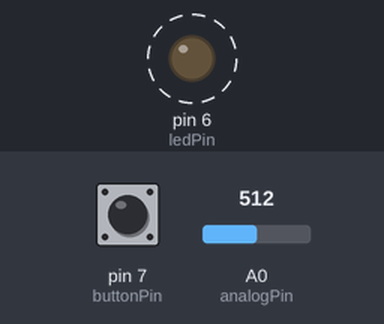
A sketch run on a simulated Arduino Uno, built with avr-gcc and run on an emulated ATmega328P. Shown: output pins drawn as LEDs (lit = HIGH). Dashed ring = blinking. Inputs (shaded band) come from the test bench; at power-on: A0 (analogPin) = 512, pin 7 (buttonPin) LOW.

Above: at 1.25 s.
1.3 s: A0 (analogPin) set to 109
4.3 s: A0 (analogPin) set to 89
At 4.3 s:
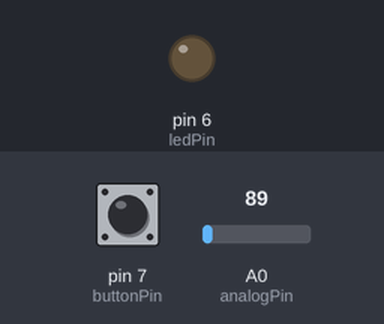
Timing chart, 0 to 7.3 s (numbered marks = the images above; inputs shaded):
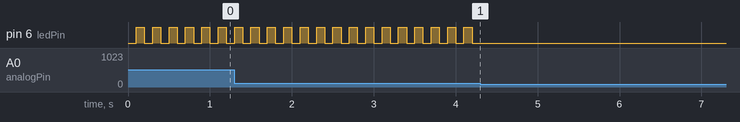

Measured:
- the behaviour switches between 100 and 99 on A0 (analogPin) (found by bisection; images 0 and 1)
- after the input at 4.3 s, pin 6 (ledPin): stops changing and stays LOW
- by itself, pin 6 (ledPin): alternates HIGH for 0.10 s and LOW for 0.10 s

The sketch:

LED2-4.ino
```cpp
const int buttonPin = 7;     // 버튼이 연결된 핀 번호
const int ledPin = 6;       // LED가 연결된 핀 번호
const int analogPin = A0;    // 가변저항이 연결된 핀 번호
int buttonState = 0;         // 버튼 상태를 저장할 변수
int analogValue = 0;         // 가변저항 값 저장할 변수
bool ledOn = false;          // LED 상태를 저장할 변수
unsigned long previousMillis = 0;  // 이전에 LED가 켜졌던 시간을 저장할 변수
const long interval = 100;   // LED가 깜빡이는 간격 (밀리초)

void setup() {
  pinMode(buttonPin, INPUT);   // 버튼 핀을 입력으로 설정
  pinMode(ledPin, OUTPUT);     // LED 핀을 출력으로 설정
}

void loop() {
  buttonState = digitalRead(buttonPin);  // 버튼 상태를 읽어옴
  analogValue = analogRead(analogPin);   // 가변저항의 값을 읽어옴

  // 버튼이 눌렸을 때 LED 상태를 반전시킴
  if (buttonState == HIGH) {
    ledOn = !ledOn;
    delay(100);   // 디바운싱을 위한 딜레이
  }

  // 가변저항의 값이 100 이상이면 LED를 깜빡임
  if (analogValue >= 100) {
    unsigned long currentMillis = millis();  // 현재 시간을 읽어옴

    // 일정 시간이 지나면 LED를 깜빡임
    if (currentMillis - previousMillis >= interval) {
      previousMillis = currentMillis;    // 이전 시간을 업데이트
      digitalWrite(ledPin, !digitalRead(ledPin));  // LED 상태를 반전시킴
    }
  }
  else {
    // 가변저항의 값이 100 미만이면 LED를 끔
    digitalWrite(ledPin, LOW);
  }

  // LED가 켜져 있으면 켜진 상태를 표시함
  if (ledOn) {
    digitalWrite(ledPin, LOW);
  }
}
```
